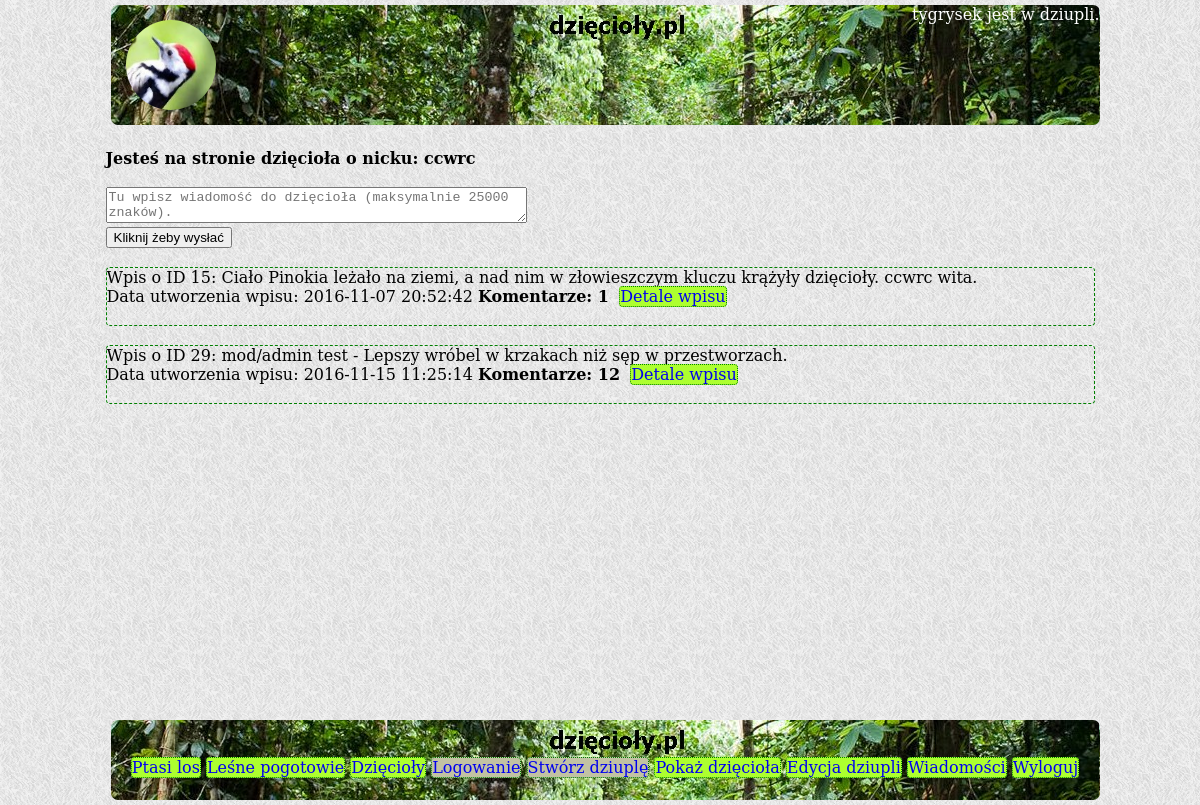
/showuser.php?strangeuser=14 (signed in), run on the app's committed database.
### tables this page shows
CREATE TABLE `users` (
  `user_id` int(11) NOT NULL,
  `user_name` varchar(255) NOT NULL,
  `hashed_password` varchar(60) NOT NULL,
  `user_email` varchar(255) NOT NULL
);

CREATE TABLE `tweet` (
  `tweet_id` int(11) NOT NULL,
  `tweet_user_id` int(11) NOT NULL,
  `tweet_text` varchar(250) NOT NULL,
  `tweet_date` datetime DEFAULT NULL
);

### src/User.php (called while the page is built, shortened)
<?php
class User {
    private $username;
    public function __construct() {
        $this->username = "";
    }
    public function getUsername() {
        return $this->username;
    }
    static public function loadUserById(mysqli $conn, $id){
        $sql = "SELECT * FROM users WHERE user_id=$id";
        $result = $conn->query($sql);
        if($result != false && $result->num_rows == 1) {
        $row = $result->fetch_assoc();
        $loadedUser = new User();
        $loadedUser->id = $row['user_id'];
        $loadedUser->username = $row['user_name'];
        $loadedUser->hashedPassword = $row['hashed_password'];
        $loadedUser->email = $row['user_email'];
        return $loadedUser;
        }
        return null;
     }
}
?>

### src/Comment.php (called while the page is built, shortened)
<?php
class Comment {
    static public function loadAllCommentsByTweetId(mysqli $conn, $ctweetId) {
        $ctweetId = $conn->real_escape_string($ctweetId);
        $sql = "SELECT * FROM comment WHERE comment_tweet_id = $ctweetId "
                . "ORDER BY comment_creation_date DESC";
        $ret = [];
        $result = $conn->query($sql);
        if($result == true && $result->num_rows != 0) {
            foreach($result as $row) {
                $loadedComment = new Comment();
                $loadedComment->id = $row['comment_id'];
                $loadedComment->userId = $row['comment_user_id'];
                $loadedComment->tweetId = $row['comment_tweet_id'];
                $loadedComment->creationDate = $row['comment_creation_date'];
                $loadedComment->text = $row['comment_text'];
                $ret[] = $loadedComment;
            }
        }
        return $ret;
    }
}
?>

### src/arrays.php (called while the page is built)
<?php
$searchIn = [
    "https://www.google.pl/?gws_rd=ssl#q=", "http://www.bing.com/search?q=",
    "https://yandex.ru/search/?lr=10472&msid=1479322480.01653.22873.4847&text=",
    "http://www.ask.com/web?q=",
    "https://duckduckgo.com/?q=", "http://www.entireweb.com/#q="
];
$searchWords = [
    "korniki są smaczne", "dzięcioły terroryzują indonezję", "kuźnia dzięcioła",
    "szkolny dzięcioł", "dzięcioł reliktowy", "na co dybie w wielorybie czubek nosa eskimosa",
    "lepszy dzięcioł w garści niż gruszki na wierzbie",
    "Bądź wytrwały i bez przerwy potrząsaj drzewem, a zawsze z niego coś spadnie",
    "Lepiej mniej grzmotów w ustach i więcej piorunów w garści",
    "kto się bawi lasem, lepiej niedźwiedzia niż ludzi pamięta",
    "Dzięcioł drzewo kłuje i nos sobie psuje", "Dzięciołowi swój nos nie wadzi",
    "Ptak w klatce niewesoło śpiewa", "dzięcioły uganiają się za sikorkami"
];

### showuser.php (the view, shortened to what this page needs)
<?php
  include_once "src/User.php";
  include_once "src/connect.php";
  include_once 'src/Comment.php';
  include_once 'src/arrays.php';
  $searchMax = count($searchIn);
  $wordMax = count($searchWords);
  $randSearch = rand(1, $searchMax) - 1;
  $randWord = rand(1, $wordMax) - 1;
  $linkSearch = $searchIn[$randSearch];
  $linkWord = $searchWords[$randWord];
?>
<!DOCTYPE HTML>
<html lang="pl">
<head>
	<link rel="stylesheet" href="css/style.css" type="text/css" />
</head>
<body>
  <div class="container">
	  <div class="logo" id="mainBackLogo">
            <img class="logoimage" id="logoimage" src="img/logo.jpg">
            <div class="logged"> <?=$_SESSION['logged']?> jest w dziupli. </div>
	  </div>
      <div class="content">
      <br/>
      <?php
      if (isset($_GET['strangeuser'])) {
        $conn = getDbConnection();
        $userid = $_GET['strangeuser'];
        echo "<strong>";
        echo "Jesteś na stronie dzięcioła o nicku: " . User::loadUserById($conn, $userid)->getUsername() . "<br/><br/>";
        echo "</strong>";
        echo "<form method=\"POST\" action=\"jeszczeniewiem.php\">";
        echo "<textarea name=\"messageforstranger\" cols=50 placeholder=\"Tu wpisz wiadomość "
        . "do dzięcioła (maksymalnie 25000 znaków).\" maxlength=\"20000\"></textarea><br/>";
        echo " <input type=\"submit\" value=\"Kliknij żeby wysłać\"/>";
        echo "<form> <br/><br/>";
        $sql = "SELECT * FROM tweet WHERE tweet_user_id = $userid";
        $result = $conn->query($sql);
        if($result == true && $result->num_rows != 0){
           foreach($result as $row){
             echo "<div class=\"tweet\">";
             echo "Wpis o ID " . $row['tweet_id'] . ": ";
             $commentsCount = 0;
             $comments = Comment::loadAllCommentsByTweetId($conn, $row['tweet_id']);
             foreach ($comments as $comment) {$commentsCount++;}
             echo $row['tweet_text'] . "<br/>";
             echo "Data utworzenia wpisu: " . $row['tweet_date'] . " <b>Komentarze: " .
                   $commentsCount . "</b> &nbsp;" . "<a href=\"detail.php?tweetid="
                   .$row['tweet_id']."&strangeuser=".$_GET['strangeuser']."\">Detale "
                   . "wpisu</a>" . "<br/><br/>";
             echo "</div><br/>";
           }
        } else {
           echo "Użytkownik nie zostawił w lesie żadnego wpisu.";
          }
      }
      ?>
      <br/><br/><br/><br/><br/>
      </div>
      <div class ="footer">
                  <br/><br/>
                  <a href="<?=$linkSearch?><?=$linkWord?>" target="_blank">Ptasi los</a>
                  <a href="http://www.lesnepogotowie.pl/" target="_blank">Leśne pogotowie</a>
		  <a href="index.php">Dzięcioły</a>
		  <a id="footerlink2" href="logon.php">Logowanie</a>
		  <a id="footerlink3" href="create.php">Stwórz dziuplę</a>
		  <a href="showuser.php">Pokaż dzięcioła</a>
		  <a href="edituser.php">Edycja dziupli</a>
		  <a href="messages.php">Wiadomości</a>
		  <a href="logoff.php">Wyloguj</a>
      </div>
  </div>
</body>
</html>

### css/style.css (style rules this page uses)
html, body { font-family: 'DejaVu Serif', 'Liberation Serif'; margin:0; padding:0; height:100%; background-image: url("../img/grey_sandbag.png"); }
div.container { min-height:100%; position:relative; width: 989px; margin: 0 auto; }
div.logo { background-image: url("../img/backlogo.jpg"); width: 989px; min-height:120px; margin: 5px; border-radius: 7px; }
div.content { width: 989px; }
div.footer { clear: both; position: fixed; bottom: 0; background-image: url("../img/backlogo.jpg"); width: 989px; min-height:80px; margin: 5px; border-radius: 7px; text-align: center; color: white; }
.logoimage { height: 90px; width: 90px; border-radius: 45px; margin: 15px; float: left; }
a { border: dotted 1px; border-radius: 4px; border-color: green; text-decoration: none; background-color: greenyellow; }
.tweet { border: dashed 1px green; border-radius: 4px; }
div.logged { text-align: right; color: white; }
#footerlink8, #footerlink7, #footerlink6, #footerlink5, #footerlink4, #footerlink3, #footerlink2 { background-color: #c2c2a3; }

### data on the page
users: user_name "ccwrc"
tweet: tweet_id "15", tweet_text "Ciało Pinokia leżało na ziemi, a nad nim w złowieszczym kluczu krążyły dzięcioły. ccwrc wita.", tweet_date "2016-11-07 20:52:42", commentsCount "1"
tweet: tweet_id "29", tweet_text "mod/admin test - Lepszy wróbel w krzakach niż sęp w przestworzach.", tweet_date "2016-11-15 11:25:14", commentsCount "12"

### other printed values
$_SESSION['logged'] "tygrysek"
